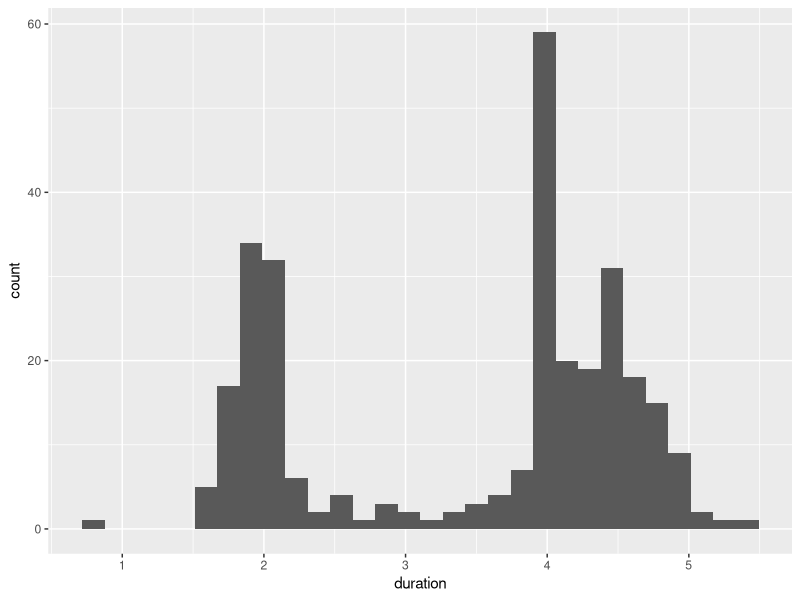

Here is the R script that generated this plot:
thisIsAString <- "Demonstrate how to install packages and use libraries in R"
print ( thisIsAString )
install.packages("ggplot2")
library ( ggplot2)
install.packages("datasets")
library (datasets)
library(MASS)
ggplot(geyser) + geom_histogram(aes(x = duration))

# these take a long time to install - please do not run on the demo cluster
#install.packages("maps")
#library(devtools)
#devtools::install_github("rstudio/sparklyr")
